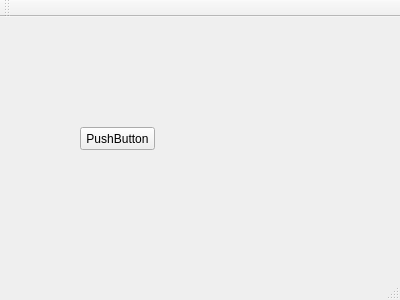
<?xml version="1.0" encoding="UTF-8"?>
<ui version="4.0">
 <class>MainWindow</class>
 <widget class="QMainWindow" name="MainWindow">
  <property name="geometry">
   <rect>
    <x>0</x>
    <y>0</y>
    <width>400</width>
    <height>300</height>
   </rect>
  </property>
  <property name="windowTitle">
   <string>MainWindow</string>
  </property>
  <widget class="QWidget" name="centralWidget">
   <widget class="QPushButton" name="m_btn">
    <property name="geometry">
     <rect>
      <x>80</x>
      <y>110</y>
      <width>75</width>
      <height>23</height>
     </rect>
    </property>
    <property name="text">
     <string>PushButton</string>
    </property>
   </widget>
  </widget>
  <widget class="QMenuBar" name="menuBar">
   <property name="geometry">
    <rect>
     <x>0</x>
     <y>0</y>
     <width>400</width>
     <height>23</height>
    </rect>
   </property>
  </widget>
  <widget class="QToolBar" name="mainToolBar">
   <attribute name="toolBarArea">
    <enum>TopToolBarArea</enum>
   </attribute>
   <attribute name="toolBarBreak">
    <bool>false</bool>
   </attribute>
  </widget>
  <widget class="QStatusBar" name="statusBar"/>
 </widget>
 <layoutdefault spacing="6" margin="11"/>
 <resources/>
 <connections/>
</ui>
